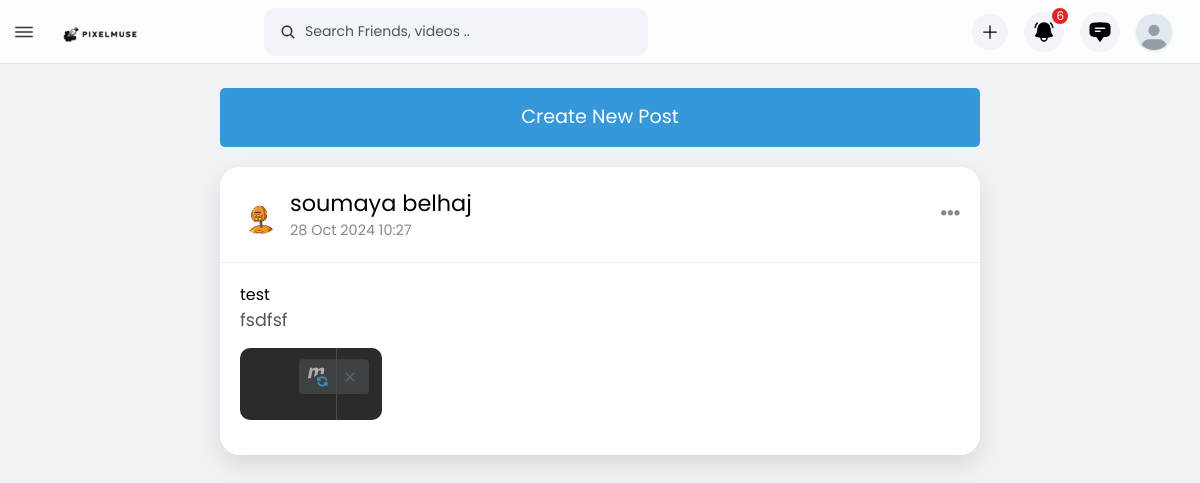
/posts/, run on the app's committed database.
### posts/models.py (models this page shows, shortened)
class Post(models.Model):
    author = models.ForeignKey(settings.AUTH_USER_MODEL, on_delete=models.CASCADE, default=1)
    title = models.CharField(max_length=200, blank=False)
    content = models.TextField(blank=False)
    image = models.ImageField(upload_to='post_images/', blank=False, null=True)
    created_at = models.DateTimeField(auto_now_add=True)

### users/models.py (models this page shows, shortened)
class User(AbstractBaseUser, PermissionsMixin):
    email = models.EmailField(unique=True)
    fullname = models.CharField(max_length=255)
    phone = models.CharField(max_length=20, blank=True, null=True)
    birthday = models.DateField(blank=True, null=True)
    address = models.TextField(blank=True, null=True)
    role = models.CharField(max_length=10, choices=[('admin', 'Admin'), ('user', 'User'),('support','Support')])
    is_active = models.BooleanField(default=True)
    is_staff = models.BooleanField(default=False)
    user_photo = models.ImageField(upload_to='user_photos/', blank=True, null=True)
    objects = UserManager()
    USERNAME_FIELD = 'email'
    REQUIRED_FIELDS = ['fullname']

### posts/views.py (the view)
# urls.py: path('', views.post_list, name='post_list'),
def post_list(request):
    posts = Post.objects.all().order_by('-created_at')
    return render(request, 'posts/post_list.html', {'posts': posts})

### templates/posts/post_list.html (shortened to what this page needs)
{% extends "index.html" %}
{% load static %}
{% block content %}
<!DOCTYPE html>
<html lang="en">
<head>
    <link rel="stylesheet" href="https://cdnjs.cloudflare.com/ajax/libs/font-awesome/5.15.3/css/all.min.css">
    <link rel="stylesheet" href="{% static 'css/posts/styles.css' %}">
</head>
<body>
    <div class="container">
        <a href="{% url 'post_create' %}" class="add-post-btn">Create New Post</a>
        <div class="posts">
            {% for post in posts %}
                <div class="post-card">
                    <div class="post-header">
                        <div class="user-info">
                            {% if post.author.user_photo %}
                                <img src="{{ post.author.user_photo.url }}" alt="Profile Picture">
                            {% else %}
                                <img src="{% static 'default_profile_pic.png' %}" alt="Default Profile Picture">
                            {% endif %}
                            <div>
                                <h4>{{ post.author.fullname }}</h4>
                                <div class="date">{{ post.created_at|date:"d M Y H:i" }}</div>
                            </div>
                        </div>
                        <div class="post-options">
                            <button type="button" aria-label="Post options" onclick="toggleDropdown(this)"><i class="fas fa-ellipsis-h"></i></button>
                        </div>
                    </div>
                    <div class="post-content">
                        <h4>{{ post.title }}</h4>
                        <p>{{ post.content }}</p>
                        {% if post.image %}
                            <img src="{{ post.image.url }}" alt="Post Image" loading="lazy">
                        {% endif %}
                    </div>
                </div>
            {% endfor %}
        </div>
    </div>
</body>
</html>
{% endblock %}

### static/css/posts/styles.css (style rules this page uses)
* { box-sizing: border-box; padding: 0; margin: 0; }
body { font-family: 'Poppins', sans-serif; background-color: #f0f2f5; color: #333; margin: 0; }
.container { width: 100%; max-width: 800px; margin: 0 auto; padding: 20px; }
.post-card { background-color: #fff; border-radius: 20px; box-shadow: 0 10px 25px rgba(0, 0, 0, 0.1); transition: transform 0.3s ease, box-shadow 0.3s ease; overflow: hidden; display: flex; flex-direction: column; margin-bottom: 20px; }
.post-header { padding: 20px; border-bottom: 1px solid #eee; display: flex; justify-content: space-between; align-items: center; }
.user-info { display: flex; align-items: center; }
.user-info img { border-radius: 50%; width: 40px; height: 40px; margin-right: 10px; }
.user-info h4 { margin: 0; font-size: 1.4rem; color: #333; }
.user-info .date { font-size: 0.9rem; color: #888; }
.post-options { position: relative; }
.post-options button { background: none; border: none; cursor: pointer; font-size: 1.2rem; color: #888; transition: color 0.3s ease; }
.post-content { padding: 20px; flex-grow: 1; }
.post-content p { margin: 0; font-size: 1.1rem; color: #555; }
.post-content img { max-width: 100%; height: auto; border-radius: 10px; margin-top: 15px; margin-bottom: 15px; max-height: 400px; object-fit: cover; }
.add-post-btn { display: block; margin: 20px auto; padding: 15px 25px; background-color: #3498db; color: white; font-size: 1.2rem; border: none; border-radius: 5px; text-align: center; cursor: pointer; transition: background-color 0.3s ease; }

### data on the page
Post: author.user_photo (picture), author.fullname "soumaya belhaj", created_at "28 Oct 2024 10:27", title "test", content "fsdfsf", image (picture)
